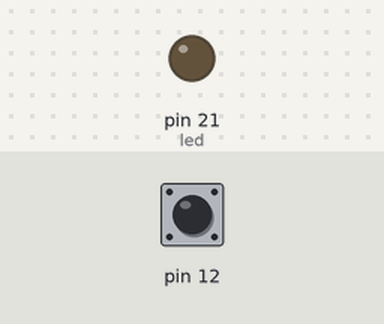
A program run on a simulated MicroPython board. On the bench: output pins drawn as LEDs (lit = HIGH). Dashed ring = blinking. The inputs (shaded band) are chosen by the test bench; at power-on: pin 12 HIGH.

Above: at 1.2 s.
1.3 s: pin 12 pulled LOW for 3.2 s
At 1.7 s:
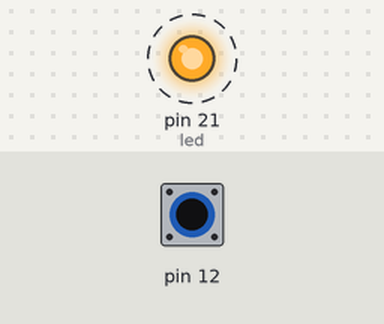
Timing chart, 0 to 6.3 s (numbered marks = the images above; inputs shaded):
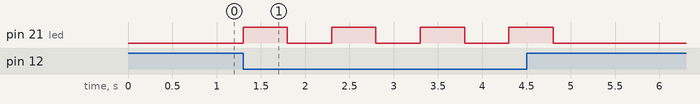

Measured:
- after the input at 1.3 s, pin 21 (led): alternates HIGH for 0.50 s and LOW for 0.50 s, 8 changes in all, then stays LOW, starting at once

The program:

Task_1.py
```python
# Task1
import machine
import time
# Defining the led to its call pin number
led = machine.Pin(21, machine.Pin.OUT)
button = button = machine.Pin(12, machine.Pin.IN, machine.Pin.PULL_UP)
# Create an infinite loop
while True:
    # button.value is a boolean, so when its true, the button is not pushed
    # when not true the button is pushed
    if not button.value():
        led.value(1)
        time.sleep(0.5)
        led.value(0)
        time.sleep(0.5)
        # The sleep timer makes the led be on for half a second, then off for half a second
        # resulting in a blinking frequency of 1Hz
```
